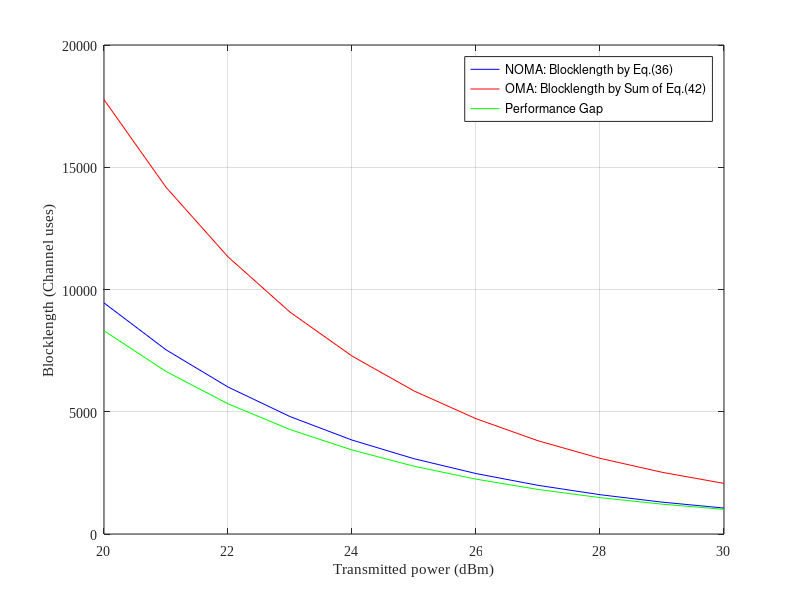

Source code (MATLAB):
% This script analysis performance between NOMA and OMA
% 2 user case
clc; clear variables; close all;
N = 1e6;
N1 = 256;
N2 = 256;


eplsion1R = 10^-5;
eplsion2R = 10^-4;


% AWGN noise
% BW = 10^6;                  %System bandwidth
% No = -174 + 10*log10(BW);   %Noise power (dBm)
% no = (10^-3)*10.^(No/10);   %Noise power (linear scale)
No = -100;
no = (10^-3)*10.^(No/10);   %Noise power (linear scale)

d1 = 100;
d2 = 250;
eta = 4;

h1 = sqrt(1/2*d1^-eta)*(randn(1,N)+1i*randn(1,N));
h2 = sqrt(1/2*d2^-eta)*(randn(1,N)+1i*randn(1,N));

% h1 = sqrt(1/2*(1+d1^eta)^-1)*(randn(1,N)+1i*randn(1,N));
% h2 = sqrt(1/2*(1+d2^eta)^-1)*(randn(1,N)+1i*randn(1,N));


lamda1 = mean(abs(h1).^2);
lamda2 = mean(abs(h2).^2);


Pt = 20:1:30;                    %Transmit Power in dBm
pt = (10^-3).*db2pow(Pt);    %Transmit Power (linear scale)

beta1 = 0.5;
beta2 = 1-beta1;

delta = 0.5;

NOMA_opt_M = zeros(1,length(Pt));
OMA_opt_M1 = zeros(1,length(Pt));
OMA_opt_M2 = zeros(1,length(Pt));
OMA_opt_M = zeros(1,length(Pt));


for u=1:length(Pt)
    Rho(u) = Pt(u)-No;
    
    rho = pt(u)/no;
    rho*lamda1*eplsion1R;
    
    % Blocklength for NOMA users
    contraint = (lamda1*eplsion1R)/(lamda2*eplsion2R);
    theta = contraint*delta;
        
    check = (lamda2*eplsion2R*rho + 2)*lamda1*eplsion1R - (lamda2*eplsion2R.*rho + 4)*lamda2*eplsion2R > 0
    switch (check)
        case 0
            eplsion2R_m = theta*eplsion2R;
        case 1
            eplsion2R_m = eplsion2R;
    end
    opt_a1(u) = (-lamda1*eplsion1R + sqrt((lamda1*eplsion1R)^2+...
                  4*(lamda2*eplsion2R_m)^2*rho*(lamda1*eplsion1R-lamda2*eplsion2R_m))) ...
                  / (2*lamda2*eplsion2R_m*rho*(lamda1*eplsion1R-lamda2*eplsion2R_m));
              
    opt_a11(u) = (-lamda1*eplsion1R + sqrt((lamda1*eplsion1R)^2+...
                  4*(lamda2*eplsion2R_m)^2)) ...
                  / (2*lamda2*eplsion2R_m);
    
    opt_a1(u)*rho*(lamda1*eplsion1R-lamda2*eplsion2R_m)
              
    NOMA_opt_M(u) = N1/log2(1+((-lamda1*eplsion1R + ...
                    sqrt((lamda1*eplsion1R)^2+4*(lamda2*eplsion2R_m)^2*rho*(lamda1*eplsion1R-lamda2*eplsion2R_m)))...
                    / (2*lamda2*eplsion2R_m)));
    
                
    NOMA_opt_M1(u) = N1/(opt_a1(u)*rho*(lamda1*eplsion1R - lamda2*eplsion2R_m));
    NOMA_opt_M21(u) = N1/log2((1+rho*lamda2*eplsion2R_m)/(1+rho*lamda2*eplsion2R_m*opt_a1(u)));
    NOMA_opt_M22(u) = N1/log2(1+opt_a11(u)*rho*(lamda1*eplsion1R - lamda2*eplsion2R_m));
    

    % Blocklength for OMA users
    % Equal power allocation
    rho1 = (0.5*pt(u)) / (beta1*no);
    rho2 = (0.5*pt(u)) / (beta2*no);
    OMA_opt_M1(u) = N1/(beta1*log2(1+(eplsion1R*lamda1*rho1)));
    OMA_opt_M2(u) = N2/(beta2*log2(1+(eplsion2R*lamda2*rho2)));
    
%     OMA_opt_M1_appro(u) = N1/(beta1*(eplsion1R*lamda1*rho1));
%     OMA_opt_M2_appro(u) = N2/(beta2*(eplsion2R*lamda2*rho2));
    
    OMA_opt_M(u) = OMA_opt_M1(u)+OMA_opt_M2(u);
%     OMA_opt_M_appro(u) = OMA_opt_M1_appro(u)+OMA_opt_M2_appro(u);

end



figure(1)
plot(Pt, NOMA_opt_M, 'b');
hold on; grid on;
plot(Pt, OMA_opt_M, 'r');
plot(Pt, OMA_opt_M - NOMA_opt_M, 'g');
% plot(Pt, OMA_opt_M_appro, 'g', 'linewidth', 1.5);

xlabel('Transmitted power (dBm)');
ylabel('Blocklength (Channel uses)');
% title('Required blocklength vs Transmit Power');
legend('NOMA: Blocklength by Eq.(36)','OMA: Blocklength by Sum of Eq.(42)', ...
        'Performance Gap');

set(gca, 'FontName', 'Times New Roman');

% figure(2)
% plot(Pt, NOMA_opt_M, 'b', 'linewidth', 1.5);
% hold on; grid on;
% plot(Pt, OMA_opt_M1, '-or', 'linewidth', 1.5);
% plot(Pt, OMA_opt_M2, '-sr', 'linewidth', 1.5);
% plot(Pt, OMA_opt_M - NOMA_opt_M, 'g', 'linewidth', 1.5);
% 
% xlabel('Transmit power (dBm)');
% ylabel('M');
% title('Required blocklength vs Transmit Power');
% legend('NOMA','OMA1','OMA2','Gap');
% 
% 
% 
% figure(3)
% plot(Pt, NOMA_opt_M, 'b', 'linewidth', 1.5);
% hold on; grid on;
% plot(Pt, NOMA_opt_M21, '*b', 'linewidth', 1.5);
% plot(Pt, NOMA_opt_M22, 'sb', 'linewidth', 1.5);
% 
% plot(Pt, NOMA_opt_M1, 'ob', 'linewidth', 1.5);
% 
% plot(Pt, OMA_opt_M1, '-or', 'linewidth', 1.5);
% plot(Pt, OMA_opt_M2, '-sr', 'linewidth', 1.5);
% 
% plot(Pt, OMA_opt_M1_appro, '-og', 'linewidth', 1.5);
% plot(Pt, OMA_opt_M2_appro, '-sg', 'linewidth', 1.5);





